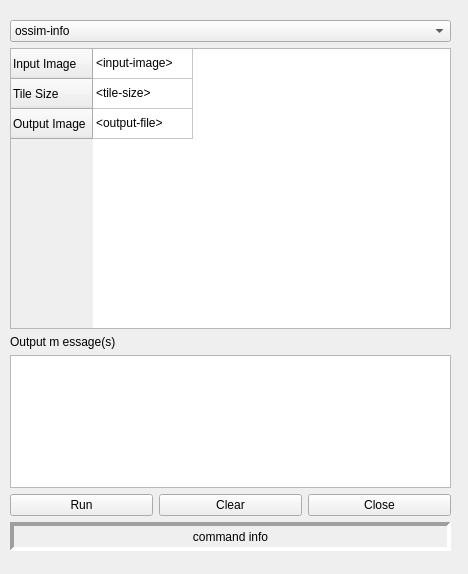
<?xml version="1.0" encoding="UTF-8"?>
<ui version="4.0">
 <class>OssimWindow</class>
 <widget class="QWidget" name="OssimWindow">
  <property name="geometry">
   <rect>
    <x>0</x>
    <y>0</y>
    <width>468</width>
    <height>574</height>
   </rect>
  </property>
  <property name="sizePolicy">
   <sizepolicy hsizetype="Maximum" vsizetype="Maximum">
    <horstretch>0</horstretch>
    <verstretch>0</verstretch>
   </sizepolicy>
  </property>
  <property name="minimumSize">
   <size>
    <width>468</width>
    <height>574</height>
   </size>
  </property>
  <property name="maximumSize">
   <size>
    <width>468</width>
    <height>574</height>
   </size>
  </property>
  <property name="windowTitle">
   <string>OSSIM Interface</string>
  </property>
  <widget class="QWidget" name="verticalLayoutWidget">
   <property name="geometry">
    <rect>
     <x>10</x>
     <y>20</y>
     <width>441</width>
     <height>531</height>
    </rect>
   </property>
   <layout class="QVBoxLayout" name="verticalLayout">
    <item>
     <widget class="QComboBox" name="cbApps">
      <item>
       <property name="text">
        <string>ossim-info</string>
       </property>
      </item>
      <item>
       <property name="text">
        <string>ossim-mosaic</string>
       </property>
      </item>
      <item>
       <property name="text">
        <string>ossim-src2src</string>
       </property>
      </item>
      <item>
       <property name="text">
        <string>ossim-rr</string>
       </property>
      </item>
      <item>
       <property name="text">
        <string>ossim-create-histo</string>
       </property>
      </item>
      <item>
       <property name="text">
        <string>ossim-img2rr</string>
       </property>
      </item>
      <item>
       <property name="text">
        <string>ossim-preproc</string>
       </property>
      </item>
      <item>
       <property name="text">
        <string>ossim-band-merge</string>
       </property>
      </item>
     </widget>
    </item>
    <item>
     <widget class="QTableWidget" name="tableWidget">
      <property name="sizePolicy">
       <sizepolicy hsizetype="Expanding" vsizetype="Expanding">
        <horstretch>0</horstretch>
        <verstretch>0</verstretch>
       </sizepolicy>
      </property>
      <property name="minimumSize">
       <size>
        <width>0</width>
        <height>0</height>
       </size>
      </property>
      <property name="maximumSize">
       <size>
        <width>16777215</width>
        <height>332</height>
       </size>
      </property>
      <property name="baseSize">
       <size>
        <width>0</width>
        <height>0</height>
       </size>
      </property>
      <property name="columnCount">
       <number>1</number>
      </property>
      <attribute name="horizontalHeaderVisible">
       <bool>false</bool>
      </attribute>
      <attribute name="verticalHeaderVisible">
       <bool>true</bool>
      </attribute>
      <row>
       <property name="text">
        <string>Input Image</string>
       </property>
      </row>
      <row>
       <property name="text">
        <string>Tile Size</string>
       </property>
      </row>
      <row>
       <property name="text">
        <string>Output Image</string>
       </property>
      </row>
      <column>
       <property name="text">
        <string>Value(s)</string>
       </property>
      </column>
      <item row="0" column="0">
       <property name="text">
        <string>&lt;input-image&gt;</string>
       </property>
      </item>
      <item row="1" column="0">
       <property name="text">
        <string>&lt;tile-size&gt;</string>
       </property>
      </item>
      <item row="2" column="0">
       <property name="text">
        <string>&lt;output-file&gt;</string>
       </property>
      </item>
     </widget>
    </item>
    <item>
     <widget class="QLabel" name="label">
      <property name="text">
       <string>Output m essage(s)</string>
      </property>
     </widget>
    </item>
    <item>
     <widget class="QTextEdit" name="txtOutput">
      <property name="sizePolicy">
       <sizepolicy hsizetype="Expanding" vsizetype="Preferred">
        <horstretch>0</horstretch>
        <verstretch>0</verstretch>
       </sizepolicy>
      </property>
      <property name="minimumSize">
       <size>
        <width>0</width>
        <height>0</height>
       </size>
      </property>
      <property name="maximumSize">
       <size>
        <width>16777215</width>
        <height>133</height>
       </size>
      </property>
     </widget>
    </item>
    <item>
     <layout class="QHBoxLayout" name="horizontalLayout">
      <item>
       <widget class="QPushButton" name="btRun">
        <property name="text">
         <string>Run</string>
        </property>
       </widget>
      </item>
      <item>
       <widget class="QPushButton" name="btClear">
        <property name="text">
         <string>Clear</string>
        </property>
       </widget>
      </item>
      <item>
       <widget class="QPushButton" name="btClose">
        <property name="text">
         <string>Close</string>
        </property>
       </widget>
      </item>
     </layout>
    </item>
    <item>
     <widget class="QLabel" name="lbInfo">
      <property name="minimumSize">
       <size>
        <width>0</width>
        <height>29</height>
       </size>
      </property>
      <property name="frameShape">
       <enum>QFrame::Panel</enum>
      </property>
      <property name="frameShadow">
       <enum>QFrame::Sunken</enum>
      </property>
      <property name="lineWidth">
       <number>4</number>
      </property>
      <property name="text">
       <string>command info</string>
      </property>
      <property name="alignment">
       <set>Qt::AlignCenter</set>
      </property>
     </widget>
    </item>
   </layout>
  </widget>
 </widget>
 <resources/>
 <connections/>
</ui>
